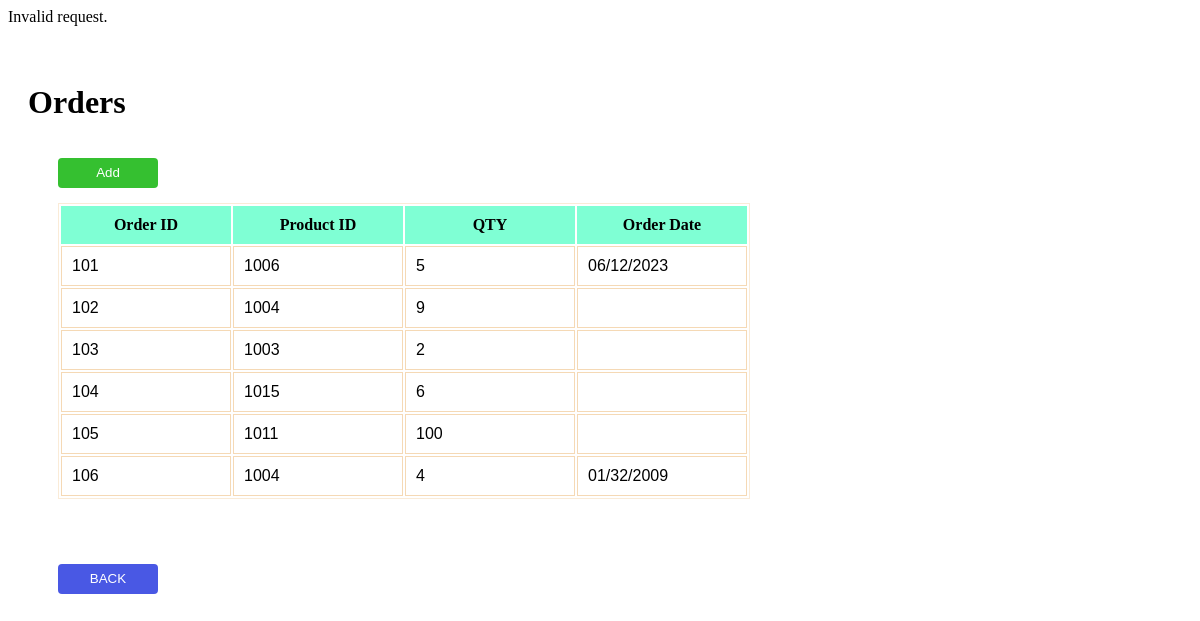
/ordersedit.php, run on the app's committed database.
### tables this page shows
CREATE TABLE `orders` (
  `order_id` int(20) NOT NULL,
  `prod_id` int(20) DEFAULT NULL,
  `QTY` varchar(225) DEFAULT NULL,
  `order_date` varchar(255) DEFAULT NULL
);

### ordersedit.php (the view, shortened to what this page needs)
<!DOCTYPE html>
<html lang="en">
<head>
    <link rel="stylesheet" href="style.css">
    <link rel="stylesheet" href="style2.css">
</head>
<body>
<?php
    include("config.php");
    if (isset($_GET['id'])) {
        $order_id = $_GET['id'];
        $sql = "SELECT * FROM orders WHERE order_id = $order_id";
        $result = $conn->query($sql);
        if ($result->num_rows == 1) {
            $row = $result->fetch_assoc();
            $orderId = $row['order_id'];
            $prodId = $row['prod_id'];
            $QTY = $row['QTY'];
            $orderDate = $row['order_date'];
            echo "
            <form action='ordersupdate.php' method='POST'>
                <input type='hidden' name='order_id' value='$orderId'>
                <label for='prod_id'>Prod ID:</label>
                <input type='text' id='prod_name' name='prod_id' value='$prodId' required><br>
                <label for='QTY'>QTY:</label>
                <input type='text' id='prod_desc' name='QTY' value='$QTY' reqired><br>
                <label for='order_date'>Order Date:</label>
                <input type='text' id='prod_desc' name='order_date' value='$orderDate' ><br>
                <input type='submit' name='submit' value='Update'>
            </form>";
        } else {
            echo "Product not found.";
        }
    } else {
        echo "Invalid request.";
    }
?>
<h1 class="header"><br>Orders</h1>
    <form action="orders.php" method="POST">
    <div class="seachBtn"><input type="submit" id="search-Btn" name="search" value="Add"></div>
    </form>
    <?php
        include("config.php");
        $sql = "SELECT * FROM orders";
        $result = $conn->query($sql);
        if ($result->num_rows > 0) {
            echo "<table>";
            echo "<tr>";
            echo "<th>Order ID</th><th>Product ID</th><th>QTY</th><th>Order Date</th>";
            echo "</tr>";
            while ($row = $result->fetch_assoc()) {
                echo "<tr>";
                echo "<td>" . $row['order_id'] . "</td>";
                echo "<td>" . $row['prod_id'] . "</td>";
                echo "<td>" . $row['QTY'] . "</td>";
                echo "<td>" . $row['order_date'] . "</td>";
                echo "</tr>";
            }
            echo "</table>";
        }
    ?>
<form method="POST" action="index.php">
        <div class="backBtn"><input type="submit" id="BACKbtn" name="search" value="BACK"></div>
    </form>
</body>
</html>

### style.css (style rules this page uses)
* { background-color: rgb(255, 255, 255); }
th { width: 150px; padding: 10px; background-color: aquamarine; }
tr { padding: 10px; }
table { border: 1px solid; border-color: antiquewhite; margin: 50px; margin-top: 15px; }
td { border: 1px solid; border-color: rgb(245, 217, 181); width: 50px; border-width: 1px; padding: 10px; font-family: 'Trebuchet MS', 'Lucida Sans Unicode', 'Lucida Grande', 'Lucida Sans', Arial, sans-serif; }
.seachBtn #search-Btn { height: 30px; width: 100px; border-radius: 4px; border: 0; background-color: rgb(53, 192, 48); transition: 0.5s; color: white; margin-left: 50px; margin-top: 15px; }
.header { margin-left: 20px; }

### style2.css (style rules this page uses)
th { width: 150px; padding: 10px; background-color: aquamarine; }
tr { padding: 10px; }
table { border: 1px solid; border-color: antiquewhite; margin: 50px; margin-top: 15px; }
td { border: 1px solid; border-color: rgb(245, 217, 181); width: 50px; border-width: 1px; padding: 10px; font-family: 'Trebuchet MS', 'Lucida Sans Unicode', 'Lucida Grande', 'Lucida Sans', Arial, sans-serif; }
#BACKbtn { height: 30px; width: 100px; border-radius: 4px; border: 0; background-color: rgb(73, 88, 228); transition: 0.5s; color: white; margin-left: 50px; margin-top: 15px; }

### data on the page
orders: order_id "101", prod "1006", QTY "5", order_date "06/12/2023"
orders: order_id "102", prod "1004", QTY "9"
orders: order_id "103", prod "1003", QTY "2"
orders: order_id "104", prod "1015", QTY "6"
orders: order_id "105", prod "1011", QTY "100"
orders: order_id "106", prod "1004", QTY "4", order_date "01/32/2009"
